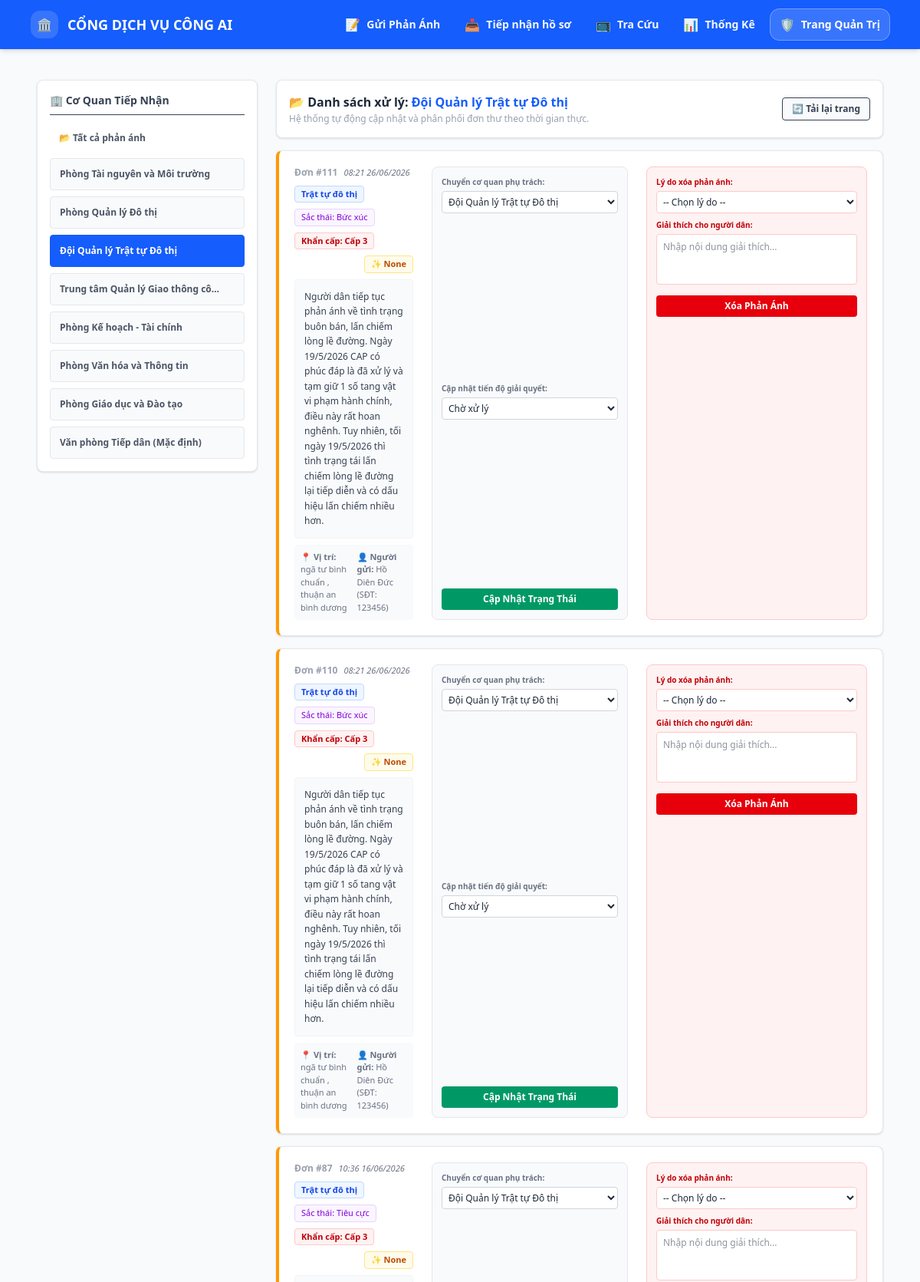
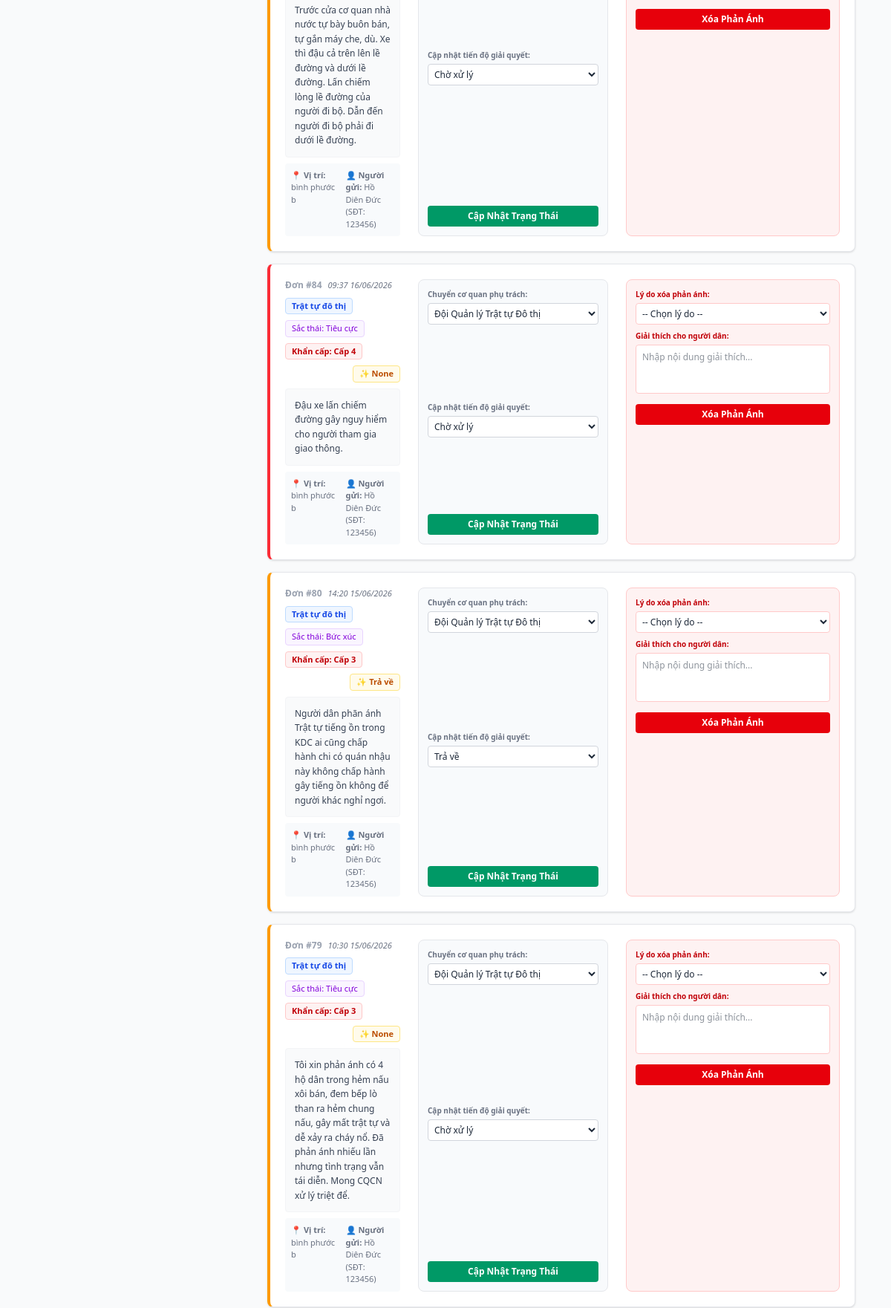
/admin?phong_id=3 (upper part), run on the app's committed database (2 pictures, top to bottom).
### tables this page shows
CREATE TABLE config_phong_ban (
                        id INTEGER PRIMARY KEY AUTOINCREMENT,
                        ten_phong TEXT,
                        linh_vuc_phu_trach TEXT UNIQUE);

CREATE TABLE phan_anh (
                        id INTEGER PRIMARY KEY AUTOINCREMENT,
                        noi_dung TEXT,
                        file_dinh_kem TEXT,
                        dia_chi TEXT,
                        ten_nguoi_gui TEXT,
                        sdt TEXT,
                        linh_vuc TEXT,
                        tu_khoa TEXT,
                        sac_thai TEXT,
                        do_khan_cap INTEGER,
                        phong_ban_id INTEGER,
                        trang_thai TEXT,
                        ngay_gui TEXT,
                        trang_thai_duyet TEXT DEFAULT 'Cho_tiep_nhan', ly_do_xoa TEXT, giai_thich_xoa TEXT, ngay_xoa TEXT, lat REAL, lng REAL);

### app.py (the view, shortened to what this page needs)
@app.route('/admin', methods=['GET', 'POST'])
def page_admin():
    conn = sqlite3.connect(DB_FILE)
    cursor = conn.cursor()
    message = None
    msg_type = None  # 'success' | 'error'
    allowed_trang_thai = {'Chờ xử lý', 'Đang xử lý', 'Đã hoàn thành', 'Chuyển cấp', 'Trả về'}
    allowed_ly_do_xoa = {'Phản ánh bị trùng', 'Không thuộc phạm vi giải quyết'}
    selected_phong_id = request.args.get('phong_id', type=int)
    sql_query = """
        SELECT pa.id, pa.noi_dung, pa.file_dinh_kem, pa.dia_chi, pa.ten_nguoi_gui,
               pa.sdt, pa.linh_vuc, pa.sac_thai, pa.do_khan_cap, pa.trang_thai,
               pa.phong_ban_id, pa.ngay_gui
        FROM phan_anh pa
        LEFT JOIN config_phong_ban pb ON pa.phong_ban_id = pb.id
        WHERE pa.trang_thai_duyet NOT IN ('Cho_tiep_nhan', 'Da_xoa')
    """
    if selected_phong_id:
        cursor.execute(sql_query + " AND phong_ban_id = ? ORDER BY pa.id DESC", (selected_phong_id,))
    else:
        cursor.execute(sql_query + " ORDER BY pa.id DESC")
    list_phan_anh = cursor.fetchall()
    cursor.execute("SELECT id, ten_phong FROM config_phong_ban")
    list_phong_ban = cursor.fetchall()
    conn.close()
    return render_template('admin.html', list_phan_anh=list_phan_anh, list_phong_ban=list_phong_ban, selected_phong_id=selected_phong_id, message=message, msg_type=msg_type)

### templates/admin.html (shortened to what this page needs)
{% extends "layout.html" %}
{% block content %}
<div class="flex flex-col lg:flex-row gap-6 mt-4">
    <div class="w-full lg:w-72 shrink-0 bg-white p-4 rounded-lg border border-gray-200 shadow-sm h-fit">
        <h3 class="font-bold text-gray-700 text-sm mb-3 pb-2 border-b flex items-center gap-2">
            🏢 Cơ Quan Tiếp Nhận
        </h3>
        <div class="space-y-2">
            <a href="{{ url_for('page_admin') }}" class="block px-3 py-2.5 rounded text-xs font-semibold transition {% if not selected_phong_id %} bg-blue-600 text-white {% else %} text-gray-600 hover:bg-gray-100 {% endif %}">
                📂 Tất cả phản ánh
            </a>
            {% for pb_id, pb_ten in list_phong_ban %}
            <a href="{{ url_for('page_admin', phong_id=pb_id) }}"
               id="nav-phong-{{ pb_id }}"
               onclick="clearBadge('{{ pb_id }}')"
               class="relative block px-3 py-3 rounded text-xs font-semibold transition flex justify-between items-center border {% if selected_phong_id == pb_id %} bg-blue-600 text-white border-blue-600 {% else %} text-gray-600 bg-gray-50 hover:bg-gray-100 border-gray-200 {% endif %}">
                <span class="truncate pr-4">{{ pb_ten }}</span>
            </a>
            {% endfor %}
        </div>
    </div>
    <div class="flex-1 space-y-4">
        <div class="bg-white p-4 border border-gray-200 rounded-lg shadow-sm flex justify-between items-center">
            <div>
                <h2 class="text-base font-bold text-gray-800">
                    📂 {% if selected_phong_id %}Danh sách xử lý: <span class="text-blue-600">{% for p_id, p_ten in list_phong_ban %}{% if p_id == selected_phong_id %}{{ p_ten }}{% endif %}{% endfor %}</span>{% else %}Tổng hợp tất cả phản ánh toàn hệ thống{% endif %}
                </h2>
                <p class="text-xs text-gray-400 mt-0.5">Hệ thống tự động cập nhật và phân phối đơn thư theo thời gian thực.</p>
            </div>
            <button onclick="window.location.reload()" class="bg-gray-50 hover:bg-gray-100 text-gray-700 font-semibold py-1.5 px-3 rounded text-xs transition border flex items-center gap-1">
                🔄 Tải lại trang
            </button>
        </div>
        <div id="danh-sach-don-thu" class="space-y-4">
            {% for id, noi_dung, file_dinh_kem, dia_chi, ten_nguoi_gui, sdt, linh_vuc, sac_thai, do_khan_cap, trang_thai, phong_ban_id,ngay_gui in list_phan_anh %}
            <div class="bg-white border border-gray-200 rounded-lg p-5 shadow-sm flex flex-col md:flex-row justify-between gap-6 border-l-4
            {% if do_khan_cap is not none and do_khan_cap >= 4 %}
        border-l-red-500
    {% elif do_khan_cap is not none and do_khan_cap == 3 %}
        border-l-amber-500
    {% else %}
        border-l-blue-500
    {% endif %}">
                <div class="flex-1 space-y-2">
                    <div class="flex flex-wrap items-center gap-2 text-[11px]">
                        <span class="font-bold text-gray-400 text-xs">Đơn #{{ id }}</span>
                        <span class="text-gray-500 italic"> {{ ngay_gui }}</span>
                        <span class="bg-blue-50 text-blue-700 px-2 py-0.5 rounded font-bold border border-blue-200">{{ linh_vuc }}</span>
                        <span class="bg-purple-50 text-purple-700 px-2 py-0.5 rounded border border-purple-200">Sắc thái: {{ sac_thai }}</span>
                        <span class="bg-red-50 text-red-700 px-2 py-0.5 rounded font-bold border border-red-200">Khẩn cấp: Cấp {{ do_khan_cap }}</span>
                        <span class="bg-amber-50 text-amber-700 px-2 py-0.5 rounded font-bold border border-amber-200 ml-auto">✨ {{ trang_thai }}</span>
                    </div>
                    <p class="text-gray-700 text-xs bg-gray-50 p-3 rounded font-medium border border-gray-100 leading-relaxed">{{ noi_dung }}</p>
                    <div class="text-[11px] text-gray-500 grid grid-cols-1 sm:grid-cols-2 gap-2 bg-slate-50 p-2 rounded">
                        <p>📍 <strong>Vị trí:</strong> {{ dia_chi }}</p>
                        <p>👤 <strong>Người gửi:</strong> {{ ten_nguoi_gui }} (SĐT: {{ sdt }})</p>
                    </div>
                </div>
                <form method="POST" class="w-full md:w-64 bg-slate-50 p-3 rounded-lg border border-gray-200 flex flex-col justify-between gap-2 shrink-0">
                    <div>
                        <label class="block text-[10px] font-bold text-gray-500 mb-1">Chuyển cơ quan phụ trách:</label>
                        <select name="phong_ban_id" class="w-full bg-white border border-gray-300 p-1 rounded text-xs outline-none">
                            {% for p_id, p_ten in list_phong_ban %}
                            <option value="{{ p_id }}" {% if p_id == phong_ban_id %} selected {% endif %}>{{ p_ten }}</option>
                            {% endfor %}
                        </select>
                    </div>
                    <div>
                        <label class="block text-[10px] font-bold text-gray-500 mb-1">Cập nhật tiến độ giải quyết:</label>
                        <select name="trang_thai" class="w-full bg-white border border-gray-300 p-1 rounded text-xs outline-none">
                            <option value="Chờ xử lý" {% if trang_thai == 'Chờ xử lý' %} selected {% endif %}>Chờ xử lý</option>
                            <option value="Trả về" {% if trang_thai == 'Trả về' %} selected {% endif %}>Trả về</option>
                        </select>
                    </div>
                    <button type="submit" class="w-full bg-emerald-600 text-white text-xs py-1.5 rounded font-bold hover:bg-emerald-700 transition">Cập Nhật Trạng Thái</button>
                </form>
                <form method="POST" class="w-full md:w-72 bg-red-50 p-3 rounded-lg border border-red-200 flex flex-col gap-2 shrink-0"
                      onsubmit="return confirm('Xóa phản ánh này khỏi danh sách xử lý? Lý do sẽ được hiển thị cho người dân.');">
                    <div>
                        <label class="block text-[10px] font-bold text-red-700 mb-1">Lý do xóa phản ánh:</label>
                        <select name="ly_do_xoa" class="w-full bg-white border border-red-200 p-1 rounded text-xs outline-none" required>
                            <option value="">-- Chọn lý do --</option>
                        </select>
                    </div>
                    <div>
                        <label class="block text-[10px] font-bold text-red-700 mb-1">Giải thích cho người dân:</label>
                        <textarea name="giai_thich_xoa" rows="3" class="w-full bg-white border border-red-200 p-2 rounded text-xs outline-none resize-none" placeholder="Nhập nội dung giải thích..." required></textarea>
                    </div>
                    <button type="submit" class="w-full bg-red-600 text-white text-xs py-1.5 rounded font-bold hover:bg-red-700 transition">Xóa Phản Ánh</button>
                </form>
            </div>
            {% endfor %}
        </div>
    </div>
</div>
{% endblock %}

### data on the page
config_phong_ban: ten_phong "Phòng Tài nguyên và Môi trường"
config_phong_ban: ten_phong "Phòng Quản lý Đô thị"
config_phong_ban: ten_phong "Đội Quản lý Trật tự Đô thị"
config_phong_ban: ten_phong "Trung tâm Quản lý Giao thông cô…"
config_phong_ban: ten_phong "Phòng Kế hoạch - Tài chính"
config_phong_ban: ten_phong "Phòng Văn hóa và Thông tin"
config_phong_ban: ten_phong "Phòng Giáo dục và Đào tạo"
config_phong_ban: ten_phong "Văn phòng Tiếp dân (Mặc định)"
phan_anh: id "111", ngay_gui "08:21 26/06/2026", linh_vuc "Trật tự đô thị", sac_thai "Bức xúc", do_khan_cap "3", trang_thai "None", noi_dung "Người dân tiếp tục phản ánh về tình trạng buôn bán, lấn chiếm lòng lề đường. Ngày 19/5/2026 CAP có phúc đáp là đã xử lý và tạm giữ 1 số tang vật vi phạm hành chính, điều này rất hoan nghênh. Tuy nhiên, tối ngày 19/5/2026 thì tình trạng tái lấn chiếm lòng lề đường lại tiếp diễn và có dấu hiệu lấn chiếm nhiều hơn.", dia_chi "ngã tư bình chuẩn , thuận an bình dương", ten_nguoi_gui "Hồ Diên Đức", sdt "123456", phong_ban_id "Đội Quản lý Trật tự Đô thị"
phan_anh: id "110", ngay_gui "08:21 26/06/2026", linh_vuc "Trật tự đô thị", sac_thai "Bức xúc", do_khan_cap "3", trang_thai "None", noi_dung "Người dân tiếp tục phản ánh về tình trạng buôn bán, lấn chiếm lòng lề đường. Ngày 19/5/2026 CAP có phúc đáp là đã xử lý và tạm giữ 1 số tang vật vi phạm hành chính, điều này rất hoan nghênh. Tuy nhiên, tối ngày 19/5/2026 thì tình trạng tái lấn chiếm lòng lề đường lại tiếp diễn và có dấu hiệu lấn chiếm nhiều hơn.", dia_chi "ngã tư bình chuẩn , thuận an bình dương", ten_nguoi_gui "Hồ Diên Đức", sdt "123456", phong_ban_id "Đội Quản lý Trật tự Đô thị"
phan_anh: id "87", ngay_gui "10:36 16/06/2026", linh_vuc "Trật tự đô thị", sac_thai "Tiêu cực", do_khan_cap "3", trang_thai "None", noi_dung "Trước cửa cơ quan nhà nước tự bày buôn bán, tự gắn máy che, dù. Xe thì đậu cả trên lên lề đường và dưới lề đường. Lấn chiếm lòng lề đường của người đi bộ. Dẫn đến người đi bộ phải đi dưới lề đường.", dia_chi "bình phước b", ten_nguoi_gui "Hồ Diên Đức", sdt "123456", phong_ban_id "Đội Quản lý Trật tự Đô thị"
phan_anh: id "84", ngay_gui "09:37 16/06/2026", linh_vuc "Trật tự đô thị", sac_thai "Tiêu cực", do_khan_cap "4", trang_thai "None", noi_dung "Đậu xe lấn chiếm đường gây nguy hiểm cho người tham gia giao thông.", dia_chi "bình phước b", ten_nguoi_gui "Hồ Diên Đức", sdt "123456", phong_ban_id "Đội Quản lý Trật tự Đô thị"
phan_anh: id "80", ngay_gui "14:20 15/06/2026", linh_vuc "Trật tự đô thị", sac_thai "Bức xúc", do_khan_cap "3", trang_thai "Trả về", noi_dung "Người dân phãn ánh Trật tự tiếng ồn trong KDC ai cũng chấp hành chi có quán nhậu này không chấp hành gây tiếng ồn không để người khác nghỉ ngơi.", dia_chi "bình phước b", ten_nguoi_gui "Hồ Diên Đức", sdt "123456", phong_ban_id "Đội Quản lý Trật tự Đô thị"
phan_anh: id "79", ngay_gui "10:30 15/06/2026", linh_vuc "Trật tự đô thị", sac_thai "Tiêu cực", do_khan_cap "3", trang_thai "None", noi_dung "Tôi xin phản ánh có 4 hộ dân trong hẻm nấu xôi bán, đem bếp lò than ra hẻm chung nấu, gây mất trật tự và dễ xảy ra cháy nổ. Đã phản ánh nhiếu lần nhưng tình trạng vẫn tái diễn. Mong CQCN xử lý triệt để.", dia_chi "bình phước b", ten_nguoi_gui "Hồ Diên Đức", sdt "123456", phong_ban_id "Đội Quản lý Trật tự Đô thị"
